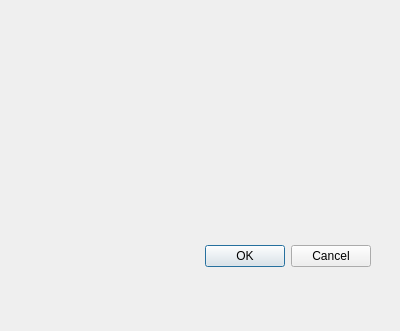
<?xml version="1.0" encoding="UTF-8"?>
<ui version="4.0">
 <class>Dialog_file</class>
 <widget class="QDialog" name="Dialog_file">
  <property name="geometry">
   <rect>
    <x>0</x>
    <y>0</y>
    <width>400</width>
    <height>331</height>
   </rect>
  </property>
  <property name="windowTitle">
   <string>Dialog</string>
  </property>
  <widget class="QDialogButtonBox" name="buttonBox">
   <property name="geometry">
    <rect>
     <x>30</x>
     <y>240</y>
     <width>341</width>
     <height>32</height>
    </rect>
   </property>
   <property name="orientation">
    <enum>Qt::Horizontal</enum>
   </property>
   <property name="standardButtons">
    <set>QDialogButtonBox::Cancel|QDialogButtonBox::Ok</set>
   </property>
  </widget>
 </widget>
 <resources/>
 <connections>
  <connection>
   <sender>buttonBox</sender>
   <signal>accepted()</signal>
   <receiver>Dialog_file</receiver>
   <slot>accept()</slot>
   <hints>
    <hint type="sourcelabel">
     <x>248</x>
     <y>254</y>
    </hint>
    <hint type="destinationlabel">
     <x>157</x>
     <y>274</y>
    </hint>
   </hints>
  </connection>
  <connection>
   <sender>buttonBox</sender>
   <signal>rejected()</signal>
   <receiver>Dialog_file</receiver>
   <slot>reject()</slot>
   <hints>
    <hint type="sourcelabel">
     <x>316</x>
     <y>260</y>
    </hint>
    <hint type="destinationlabel">
     <x>286</x>
     <y>274</y>
    </hint>
   </hints>
  </connection>
 </connections>
</ui>
